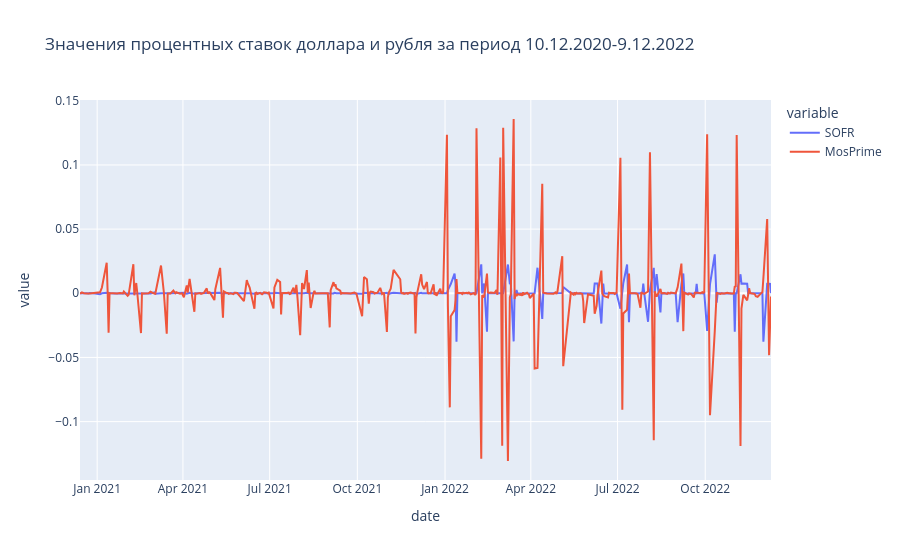

Notebook code cell kept with this figure:
### Code cell
fig = px.line(df_add, x='date', y=['SOFR', 'MosPrime'],
              title='''Значения процентных ставок доллара и рубля за период 10.12.2020-9.12.2022''')
fig.show()

### Figure 1 — Plotly figure (JSON) as saved in the notebook; plotly's stock layout.template omitted (floating-point values rounded to 4 significant figures; data arrays with more than 128 entries replaced by an {"elided": "..."} marker saying what was removed)
{"data": [{"hovertemplate": "variable=SOFR<br>date=%{x}<br>value=%{y}<extra></extra>", "legendgroup": "SOFR", "line": {"color": "#636efa", "dash": "solid"}, "marker": {"symbol": "circle"}, "mode": "lines", "name": "SOFR", "orientation": "v", "showlegend": true, "type": "scatter", "x": {"elided": "407 str values"}, "xaxis": "x", "y": {"elided": "407 float values"}, "yaxis": "y"}, {"hovertemplate": "variable=MosPrime<br>date=%{x}<br>value=%{y}<extra></extra>", "legendgroup": "MosPrime", "line": {"color": "#EF553B", "dash": "solid"}, "marker": {"symbol": "circle"}, "mode": "lines", "name": "MosPrime", "orientation": "v", "showlegend": true, "type": "scatter", "x": {"elided": "407 str values"}, "xaxis": "x", "y": {"elided": "407 float values"}, "yaxis": "y"}], "layout": {"legend": {"title": {"text": "variable"}, "tracegroupgap": 0}, "title": {"text": "Значения процентных ставок доллара и рубля за период 10.12.2020-9.12.2022"}, "xaxis": {"anchor": "y", "domain": [0, 1], "title": {"text": "date"}}, "yaxis": {"anchor": "x", "domain": [0, 1], "title": {"text": "value"}}}}
